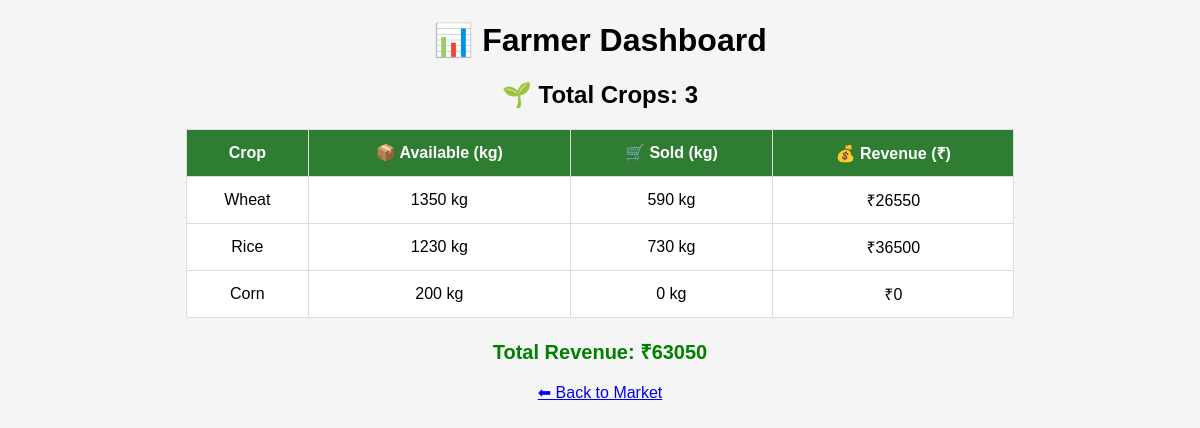
/dashboard (signed in), run on an earlier commit of the app's database.
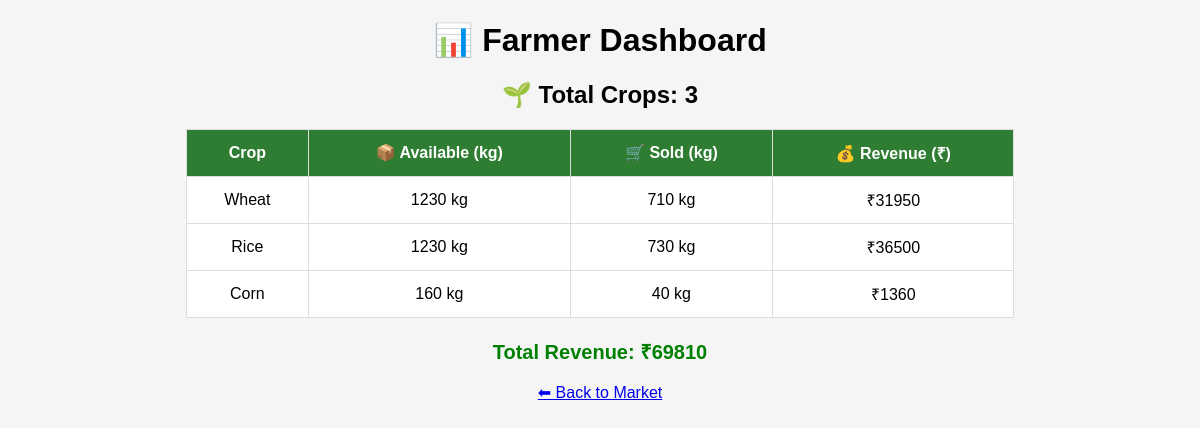
And on a later commit of the database.
### tables this page shows
CREATE TABLE crops(
        id INTEGER PRIMARY KEY AUTOINCREMENT,
        name TEXT,
        price INTEGER,
        quantity INTEGER,
        image TEXT,
        farmer TEXT,
        phone TEXT,
        location TEXT
    );

### app.py (the view)
@app.route("/dashboard")
def dashboard():
    if "user" not in session:
        return redirect("/login")
    if session["role"] != "farmer":
        return "Access denied"
    conn = sqlite3.connect("farmer.db")
    cur = conn.cursor()
    cur.execute("""
        SELECT name, quantity, price
        FROM crops
        WHERE farmer=?
    """, (session["user"],))
    crops = cur.fetchall()
    total_crops = len(crops)   # ✅ FIX ADDED
    crop_data = []
    total_revenue = 0
    for crop in crops:
        name, available_qty, price = crop
        cur.execute("""
            SELECT SUM(quantity)
            FROM orders
            WHERE crop=? AND farmer=?
        """, (name, session["user"]))
        sold_qty = cur.fetchone()[0] or 0
        revenue = sold_qty * price
        total_revenue += revenue
        crop_data.append((name, available_qty, sold_qty, revenue))
    conn.close()
    return render_template("dashboard.html",
                           crop_data=crop_data,
                           total_revenue=total_revenue,
                           total_crops=total_crops)   # ✅ PASS TO HTML

### templates/dashboard.html (shortened to what this page needs)
<!DOCTYPE html>
<html>
<head>
</head>
<body>
    <h1>📊 Farmer Dashboard</h1>
    <h2>🌱 Total Crops: {{ total_crops }}</h2>
    <table>
        <tr>
            <th>Crop</th>
            <th>📦 Available (kg)</th>
            <th>🛒 Sold (kg)</th>
            <th>💰 Revenue (₹)</th>
        </tr>
        {% for crop in crop_data %}
        <tr>
            <td>{{ crop[0] }}</td>
            <td>{{ crop[1] }} kg</td>
            <td>{{ crop[2] }} kg</td>
            <td>₹{{ crop[3] }}</td>
        </tr>
        {% endfor %}
    </table>
    <div class="total">
        Total Revenue: ₹{{ total_revenue }}
    </div>
    <br>
    <a href="/market">⬅ Back to Market</a>
</body>
</html>

What changed in the data, as far as the page shows it:
changed crops "Wheat": quantity "1350" → "1230"; crop "590" → "710"; crop "26550" → "31950"
changed crops "Corn": quantity "200" → "160"; crop "0" → "40"; crop "0" → "1360"
Also different on the page:
{{ total_revenue }}: "63050" → "69810"
